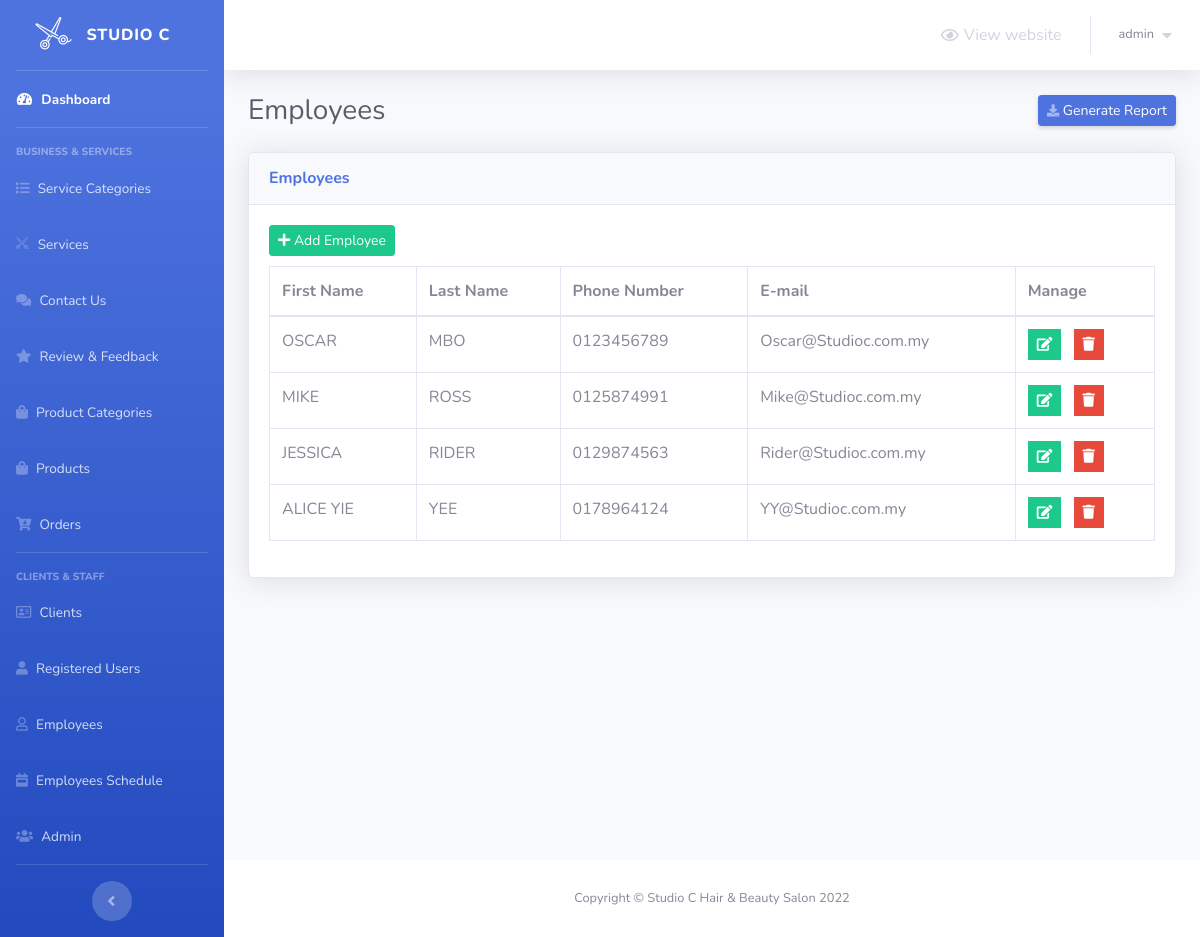
The app's page /admin/employees.php (signed in) with its own data.
### tables this page shows
CREATE TABLE `employees` (
  `employee_id` int(2) NOT NULL,
  `first_name` varchar(20) NOT NULL,
  `last_name` varchar(20) NOT NULL,
  `phone_number` varchar(30) NOT NULL,
  `email` varchar(50) NOT NULL
);

### admin/employees.php (the view, shortened to what this page needs)
<?php
    include 'connect.php';
    include 'Includes/templates/header.php';
    if(isset($_SESSION['username_barbershop_Xw211qAAsq4']) && isset($_SESSION['password_barbershop_Xw211qAAsq4']))
    {
?>
        <div class="container-fluid">
            <div class="d-sm-flex align-items-center justify-content-between mb-4">
                <h1 class="h3 mb-0 text-gray-800">Employees</h1>
                <a href="#" class="d-none d-sm-inline-block btn btn-sm btn-primary shadow-sm">
                    <i class="fas fa-download fa-sm text-white-50"></i>
                    Generate Report
                </a>
            </div>
            <?php
                $do = '';
                if(isset($_GET['do']) && in_array($_GET['do'], array('Add','Edit')))
                {
                    $do = htmlspecialchars($_GET['do']);
                }
                else
                {
                    $do = 'Manage';
                }
                if($do == 'Manage')
                {
                    $stmt = $con->prepare("SELECT * FROM employees");
                    $stmt->execute();
                    $rows_employees = $stmt->fetchAll();
                    ?>
                        <div class="card shadow mb-4">
                            <div class="card-header py-3">
                                <h6 class="m-0 font-weight-bold text-primary">Employees</h6>
                            </div>
                            <div class="card-body">
                                <a href="employees.php?do=Add" class="btn btn-success btn-sm" style="margin-bottom: 10px;">
                                    <i class="fa fa-plus"></i>
                                    Add Employee
                                </a>
                                <div class="table-responsive">
                                    <table class="table table-bordered">
                                        <thead>
                                            <tr>
                                                <th scope="col">First Name</th>
                                                <th scope="col">Last Name</th>
                                                <th scope="col">Phone Number</th>
                                                <th scope="col">E-mail</th>
                                                <th scope="col">Manage</th>
                                            </tr>
                                        </thead>
                                        <tbody>
                                            <?php
                                                foreach($rows_employees as $employee)
                                                {
                                                    echo "<tr>";
                                                        echo "<td>";
                                                            echo $employee['first_name'];
                                                        echo "</td>";
                                                        echo "<td>";
                                                            echo $employee['last_name'];
                                                        echo "</td>";
                                                        echo "<td>";
                                                            echo $employee['phone_number'];
                                                        echo "</td>";
                                                        echo "<td>";
                                                            echo $employee['email'];
                                                        echo "</td>";
                                                        echo "<td>";
                                                            $delete_data = "delete_employee_".$employee["employee_id"];
                                                    ?>
                                                        <ul class="list-inline m-0">
                                                            <li class="list-inline-item" data-toggle="tooltip" title="Edit">
                                                                <button class="btn btn-success btn-sm rounded-0">
                                                                    <a href="employees.php?do=Edit&employee_id=<?php echo $employee['employee_id']; ?>" style="color: white;">
                                                                        <i class="fa fa-edit"></i>
                                                                    </a>
                                                                </button>
                                                            </li>
                                                            <li class="list-inline-item" data-toggle="tooltip" title="Delete">
                                                                <button class="btn btn-danger btn-sm rounded-0" type="button" data-toggle="modal" data-target="#<?php echo $delete_data; ?>" data-placement="top"><i class="fa fa-trash"></i></button>
                                                            </li>
                                                        </ul>
                                                    <?php
                                                    echo "</td>";
                                                    echo "</tr>";
                                                }
                                            ?>
                                        </tbody>
                                    </table>
                                </div>
                            </div>
                        </div>
                    <?php
                }
            ?>
        </div>
<?php
        include 'Includes/templates/footer.php';
    }
    else
    {
        header('Location: login.php');
        exit();
    }
?>

### records on screen
employees: first_name "OSCAR", last_name "MBO", phone_number "0123456789", email "Oscar@Studioc.com.my"
employees: first_name "MIKE", last_name "ROSS", phone_number "0125874991", email "Mike@Studioc.com.my"
employees: first_name "JESSICA", last_name "RIDER", phone_number "0129874563", email "Rider@Studioc.com.my"
employees: first_name "ALICE YIE", last_name "YEE", phone_number "0178964124", email "YY@Studioc.com.my"

### other values on screen
$_SESSION['username_barbershop_Xw211qAAsq4'] "admin"
